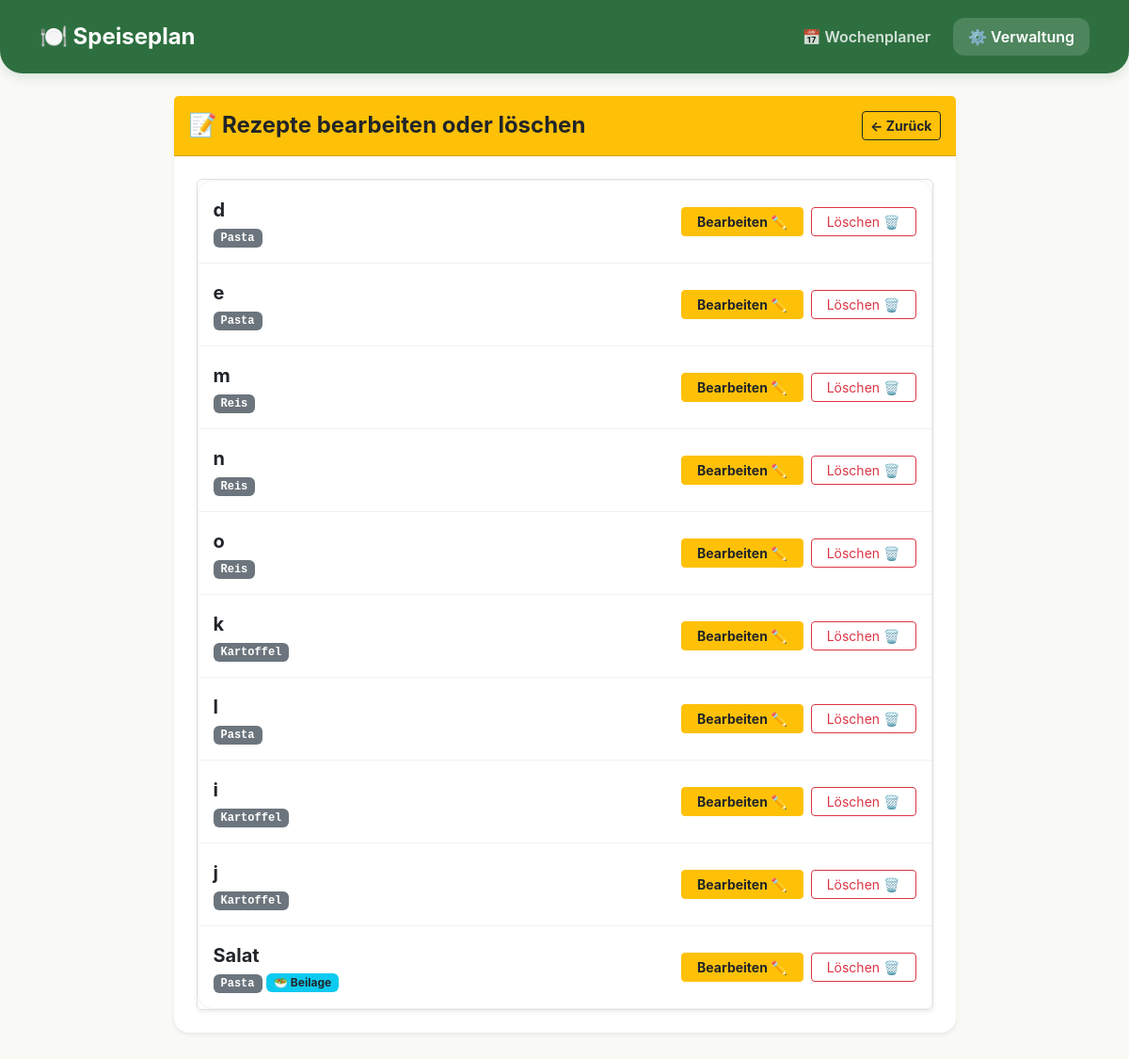
The page /manage/recipe/edit-list on the database its author committed.
### models.py (models this page shows)
class Recipe(db.Model):
    id = db.Column(db.Integer, primary_key=True)
    name = db.Column(db.String(100), nullable=False)
    category_id = db.Column(db.Integer, db.ForeignKey('category.id'), nullable=False)
    is_side_dish = db.Column(db.Boolean, default=False, nullable=False)
    calories = db.Column(db.Integer, default=0)
    protein = db.Column(db.Float, default=0.0)
    carbs = db.Column(db.Float, default=0.0)
    fat = db.Column(db.Float, default=0.0)
    category = db.relationship('Category', backref=db.backref('recipes', lazy=True))
    ingredients = db.relationship('Ingredient', backref='recipe', cascade="all, delete-orphan")
    seasons = db.relationship('RecipeSeason', backref='recipe', cascade="all, delete-orphan")

class Category(db.Model):
    id = db.Column(db.Integer, primary_key=True)
    name = db.Column(db.String(50), unique=True, nullable=False)

### app.py (the view)
@app.route('/manage/recipe/edit-list')
def recipe_edit_list_view():
    recipes = Recipe.query.all()
    categories = Category.query.all()
    existing_ingredients = db.session.query(Ingredient.name).distinct().order_by(Ingredient.name).all()
    ingredient_list = [ing[0] for ing in existing_ingredients if ing[0]]
    recipe_season_info = {}
    for recipe in recipes:
        selected_presets, custom_range = describe_recipe_seasons(recipe)
        recipe_season_info[recipe.id] = {
            'selected_presets': selected_presets,
            'custom_start': f"2000-{custom_range.start_month:02d}-{custom_range.start_day:02d}" if custom_range else '',
            'custom_end': f"2000-{custom_range.end_month:02d}-{custom_range.end_day:02d}" if custom_range else '',
            'labels': format_recipe_seasons(recipe),
        }
    return render_template(
        'recipe_edit_list.html', recipes=recipes, categories=categories,
        ingredient_list=ingredient_list, seasons=SEASONS, recipe_season_info=recipe_season_info
    )

### app.py (called while the page is built)
def describe_recipe_seasons(recipe):
    selected_presets = set()
    custom_range = None
    for rs in recipe.seasons:
        preset_name = SEASON_PRESET_BY_RANGE.get(_season_range(rs))
        if preset_name:
            selected_presets.add(preset_name)
        elif custom_range is None:
            custom_range = rs
    return selected_presets, custom_range

def format_recipe_seasons(recipe):
    labels = []
    for rs in recipe.seasons:
        preset_name = SEASON_PRESET_BY_RANGE.get(_season_range(rs))
        if preset_name:
            labels.append(preset_name)
        else:
            labels.append(f"{rs.start_day}.{rs.start_month}.–{rs.end_day}.{rs.end_month}.")
    return labels

@app.context_processor
def inject_css_version():
    css_path = os.path.join(app.static_folder, 'style.css')
    try:
        css_version = int(os.path.getmtime(css_path))
    except OSError:
        css_version = 0
    return {'css_version': css_version}

### templates/recipe_edit_list.html (shortened to what this page needs)
{% extends 'base.html' %}
{% block content %}
<div class="row justify-content-center">
    <div class="col-md-9">
        <div class="card shadow-sm border-0">
            <div class="card-header bg-warning text-dark py-3 d-flex justify-content-between align-items-center">
                <h4 class="card-title mb-0 fw-bold">📝 Rezepte bearbeiten oder löschen</h4>
                <a href="/manage" class="btn btn-sm btn-outline-dark fw-bold"><- Zurück</a>
            </div>
            <div class="card-body p-4">
                <div class="list-group shadow-sm rounded border">
                    {% for recipe in recipes %}
                    <div class="list-group-item d-flex justify-content-between align-items-center py-3">
                        <div>
                            <strong class="d-block fs-5 text-dark">{{ recipe.name }}</strong>
                            <span class="badge bg-secondary px-2 py-1 font-monospace" style="font-size: 0.75rem;">{{ recipe.category.name }}</span>
                            {% if recipe.is_side_dish %}
                            <span class="badge bg-info text-dark px-2 py-1" style="font-size: 0.75rem;">🥗 Beilage</span>
                            {% endif %}
                        </div>
                        <div class="d-flex gap-2">
                            <button type="button" class="btn btn-warning fw-bold text-dark btn-sm px-3" data-bs-toggle="modal" data-bs-target="#editModal{{ recipe.id }}">
                                Bearbeiten ✏️
                            </button>
                            <button type="button" class="btn btn-outline-danger btn-sm px-3" onclick="deleteRecipeSafely({{ recipe.id }}, '{{ recipe.name }}')">
                                Löschen 🗑️
                            </button>
                        </div>
                    </div>
                    {% else %}
                    <div class="text-center p-5 text-muted">Noch keine Essen eingetragen.</div>
                    {% endfor %}
                </div>
            </div>
        </div>
    </div>
</div>
{% endblock %}

### static/style.css (style rules this page uses)
:root { --primary-food: #2E6F40; --primary-dark: #1E4A2A; --accent-warm: #F4C430; --bg-warm: #F9F9F6; --text-dark: #2B302A; --radius-main: 1rem; }
body { font-family: 'Plus Jakarta Sans', sans-serif; background-color: var(--bg-warm); color: var(--text-dark); }
.card { border: none !important; border-radius: var(--radius-main); box-shadow: 0 8px 24px rgba(0, 0, 0, 0.04); background-color: #ffffff; }
.list-group-item { border-color: #F1F1EE !important; transition: background-color 0.2s ease; }
.list-group-item:first-child { border-top-left-radius: var(--radius-main) !important; border-top-right-radius: var(--radius-main) !important; }
.list-group-item:last-child { border-bottom-left-radius: var(--radius-main) !important; }

### templates/base.html (style rules this page uses)
body { font-family: -apple-system, BlinkMacSystemFont, "Segoe UI", Roboto, Helvetica, Arial, sans-serif; }

### rows shown on the page
Recipe: name "d", category.name "Pasta"
Recipe: name "e", category.name "Pasta"
Recipe: name "m", category.name "Reis"
Recipe: name "n", category.name "Reis"
Recipe: name "o", category.name "Reis"
Recipe: name "k", category.name "Kartoffel"
Recipe: name "l", category.name "Pasta"
Recipe: name "i", category.name "Kartoffel"
Recipe: name "j", category.name "Kartoffel"
Recipe: name "Salat", category.name "Pasta", is_side_dish "🥗 Beilage"
